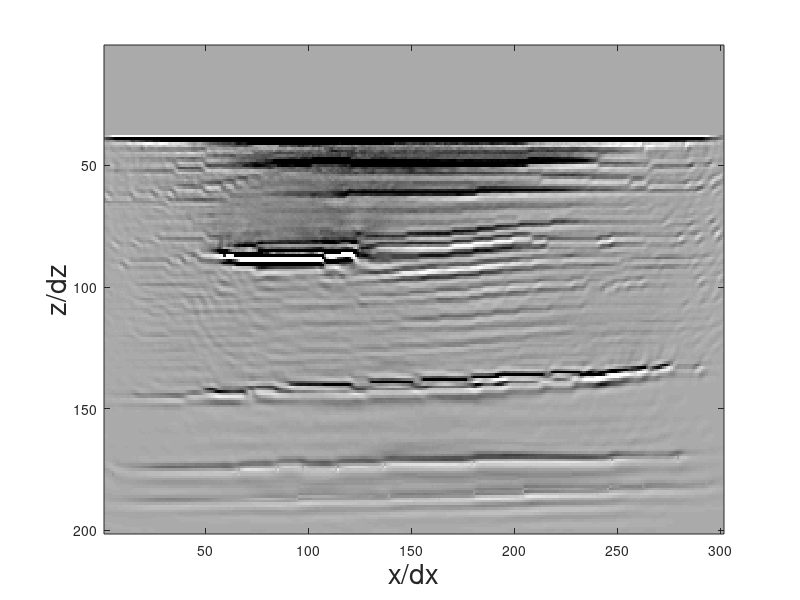
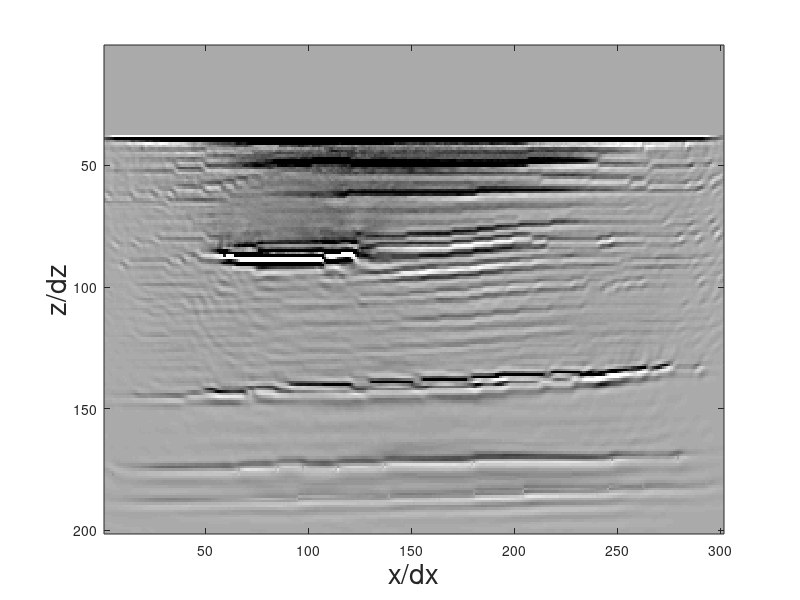
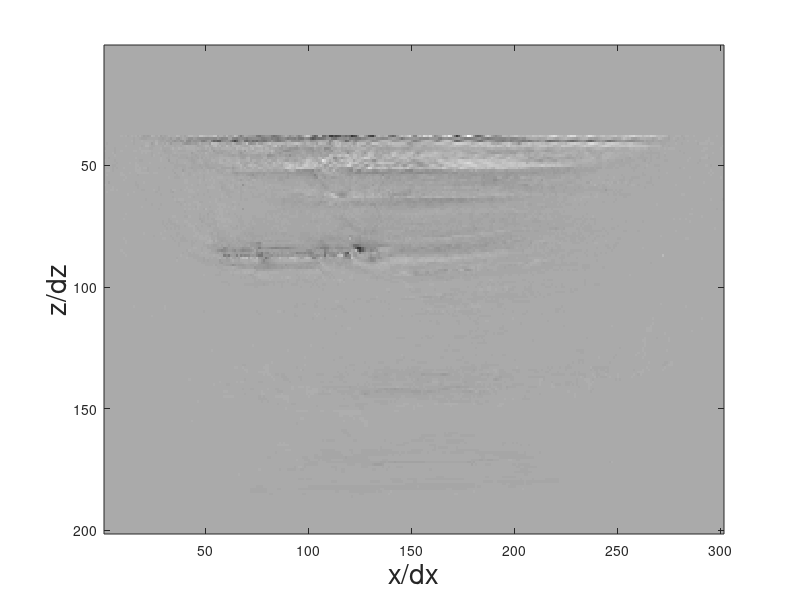

Here is the MATLAB script that generated these plots, in order:

clear;
clc
close all;
Font_size = 20;
f=fopen('pp_mig_Marmousi-WATER0-conventional.dat','rb');
b=fread(f,'float32');  
fclose(f);
B=reshape(b,201,301);
figure;imagesc(B,[-4*10^-20 2*10^-20])
colormap gray

xlabel('x/dx','FontSize',Font_size)
ylabel('z/dz','FontSize',Font_size)


f=fopen('pp_mig_Marmousi-WATER0.dat','rb');
b=fread(f,'float32');  
fclose(f);
B2=reshape(b,201,301);
figure;imagesc(B2,[-4*10^-20 2*10^-20])
colormap gray

xlabel('x/dx','FontSize',Font_size)
ylabel('z/dz','FontSize',Font_size)

figure;imagesc(10*(B2-B),[-4*10^-20 2*10^-20])
colormap gray

xlabel('x/dx','FontSize',Font_size)
ylabel('z/dz','FontSize',Font_size)